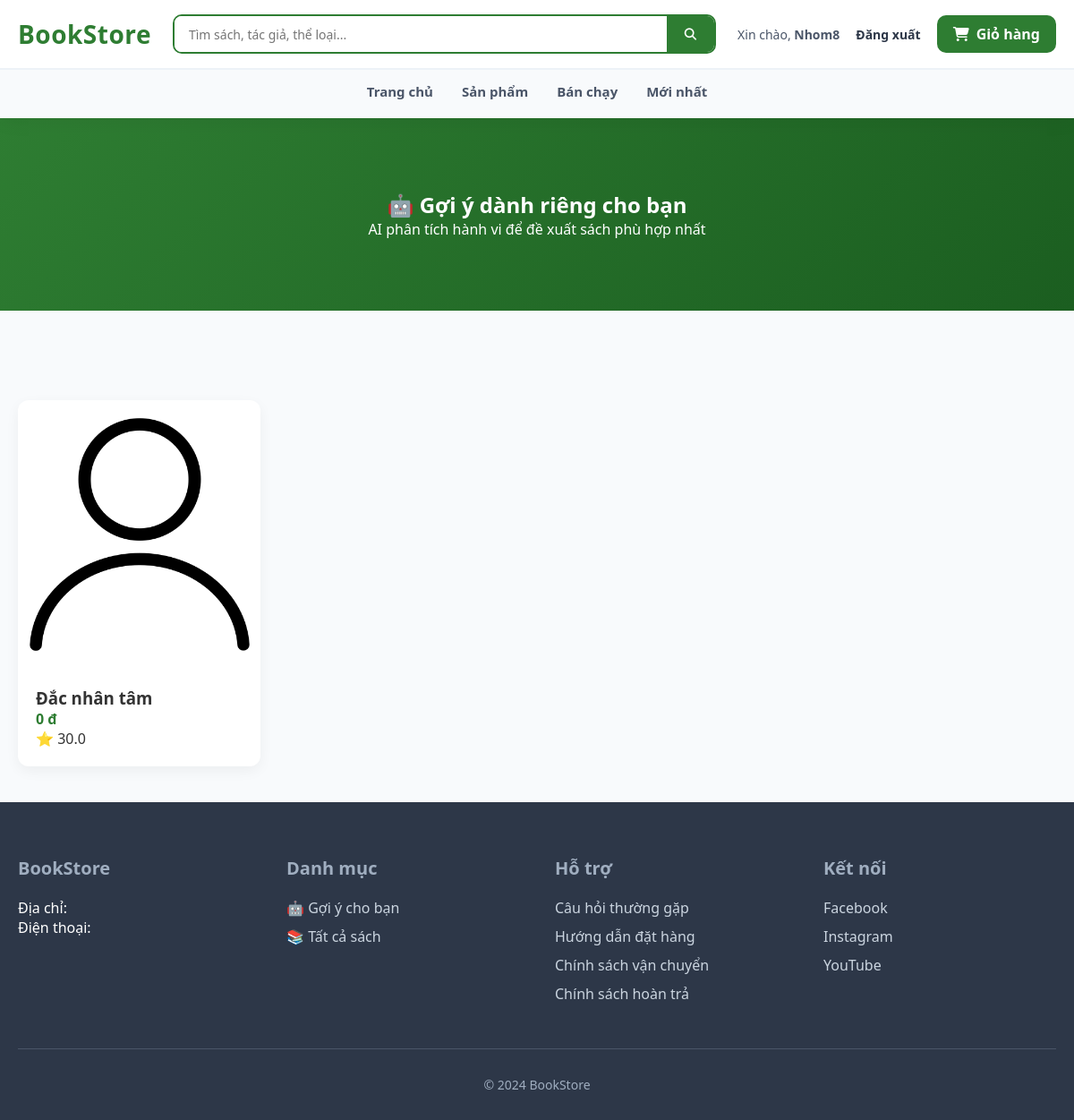
Screenshot of /book/recommend/ (signed in) with the database file from the repository.
### apps/user/models.py (models this page shows, shortened)
class User(AbstractUser):
    phone = models.CharField(max_length=15, blank=True, null=True)
    address = models.TextField(blank=True, null=True)
    ROLE_CHOICES = [
        ('user', 'User'),
        ('admin', 'Admin'),
    ]
    role = models.CharField(max_length=20, choices=ROLE_CHOICES, default='user')

### apps/book/models.py (models this page shows, shortened)
class Book(models.Model):
    title = models.CharField(max_length=255)
    slug = models.SlugField(max_length=255, unique=True)
    description = models.TextField(blank=True)
    price = models.DecimalField(max_digits=10, decimal_places=2)
    sale_price = models.DecimalField(max_digits=10, decimal_places=2, blank=True, null=True)
    stock = models.IntegerField(default=0)
    category = models.ForeignKey(Category, on_delete=models.SET_NULL, null=True, blank=True, related_name="books")
    author = models.ForeignKey(Author, on_delete=models.SET_NULL, null=True, blank=True, related_name="books")
    created_at = models.DateTimeField(auto_now_add=True)
    updated_at = models.DateTimeField(auto_now=True)
    average_rating = models.FloatField(default=0)  # Cache để hiển thị nhanh (cập nhật khi có review)
    def get_display_price(self):
        return self.sale_price if self.sale_price is not None else self.price

class BookImage(models.Model):
    book = models.ForeignKey(Book, on_delete=models.CASCADE, related_name="images")
    image = models.ImageField(upload_to="book_images/")

### apps/book/views.py (the view)
# urls.py: path("recommend/", recommend_for_user_view, name="recommend_user"),
def recommend_for_user_view(request):
    if not request.user.is_authenticated:
        return render(request, "book/recommend_user.html", {"suggestions": [], "message": "Bạn cần đăng nhập để xem gợi ý."})
    suggestions = BookRecommender.recommend(request.user, limit=6)
    return render(request, "book/recommend_user.html", {"suggestions": suggestions})

### apps/book/ai/recommender.py (called while the page is built, shortened)
    @staticmethod
    def recommend(user, limit=6):
        if user is None or not user.is_authenticated:
            return list(Book.objects.annotate(avg_rating=Avg("reviews__rating")).order_by("-avg_rating")[:limit])
        cache_qs = RecommendationCache.objects.filter(user=user).order_by("-score")
        if cache_qs.exists():
            ids = list(cache_qs.values_list("book_id", flat=True)[:limit])
            books = list(Book.objects.filter(id__in=ids))
            id_pos = {id_: i for i, id_ in enumerate(ids)}
            books.sort(key=lambda b: id_pos.get(b.id, 999))
            return books

### templates/book/recommend_user.html (shortened to what this page needs)
{% load static %}
<!DOCTYPE html>
<html lang="vi">
<head>
    <link rel="stylesheet" href="{% static 'book/recommend_user.css' %}">
    <link rel="stylesheet" href="{% static 'home/home.css' %}">
    <link rel="stylesheet"
    href="https://cdnjs.cloudflare.com/ajax/libs/font-awesome/6.5.1/css/all.min.css">
</head>
<body>
<header class="header">
    <div class="header-top">
        <div class="header-container">
            <a href="{% url 'home:home' %}" class="logo">
                <div class="logo-text">BookStore</div>
            </a>
            <form action="{% url 'book:book_list' %}" method="get" class="search-bar">
                <input
                    type="text"
                    name="search"
                    placeholder="Tìm sách, tác giả, thể loại..."
                    value="{{ request.GET.search|default:'' }}"
                >
                <button type="submit">
                    <i class="fa-solid fa-magnifying-glass"></i>
                </button>
            </form>
            <div class="header-actions">
                {% if user.is_authenticated %}
                    <span class="hello-user">
                        Xin chào, <b>{{ user.username }}</b>
                    </span>
                    <form action="{% url 'user:logout' %}" method="post" style="display:inline;">
                        <button type="submit" class="login-btn logout-btn">
                            Đăng xuất
                        </button>
                    </form>
                {% else %}
                    <a href="{% url 'user:login' %}" class="login-btn">
                        Đăng nhập
                    </a>
                {% endif %}
                <a href="{% url 'cart:cart_detail' %}" class="cart-btn">
                    <i class="fa-solid fa-cart-shopping"></i>
                    Giỏ hàng
                </a>
            </div>
        </div>
    </div>
    <div class="header-bottom">
        <nav class="nav-links">
            <a href="{% url 'home:home' %}">Trang chủ</a>
            <a href="{% url 'book:book_list' %}">Sản phẩm</a>
            <a href="{% url 'book:book_list' %}?sort=bestseller">Bán chạy</a>
            <a href="{% url 'book:book_list' %}?sort=new">Mới nhất</a>
        </nav>
    </div>
</header>
<section class="hero">
    <div class="hero-container">
        <h1>🤖 Gợi ý dành riêng cho bạn</h1>
        <p>AI phân tích hành vi để đề xuất sách phù hợp nhất</p>
    </div>
</section>
<section class="content">
    <div class="container">
        {% if suggestions %}
            <div class="book-grid">
                {% for book in suggestions %}
                    <div class="book-card">
                        <a href="{% url 'book:book_detail' book.pk %}">
                            <div class="book-image">
                                {% if book.images.first %}
                                    <img src="{{ book.images.first.image.url }}">
                                {% else %}
                                    <img src="{% static 'images/no-book.png' %}">
                                {% endif %}
                            </div>
                        </a>
                        <div class="book-info">
                            <h3>{{ book.title }}</h3>
                            <p class="price">{{ book.get_display_price|floatformat:0 }} đ</p>
                            <p class="rating">⭐ {{ book.average_rating|default:"Chưa có" }}</p>
                        </div>
                    </div>
                {% endfor %}
            </div>
        {% else %}
            <p class="empty">Chưa có gợi ý phù hợp.</p>
        {% endif %}
    </div>
</section>
<footer class="footer">
    <div class="footer-container">
        <div class="footer-grid">
            <div class="footer-section">
                <h3>BookStore</h3>
                <p class="footer-text">
                    Địa chỉ: <br>
                    Điện thoại:
                </p>
            </div>
            <div class="footer-section">
                <h3>Danh mục</h3>
                <ul>
                    <li>
                        <a href="{% url 'book:recommend_user' %}">
                            🤖 Gợi ý cho bạn
                        </a>
                    </li>
                    <li>
                        <a href="{% url 'book:book_list' %}">
                            📚 Tất cả sách
                        </a>
                    </li>
                </ul>
            </div>
            <div class="footer-section">
                <h3>Hỗ trợ</h3>
                <ul>
                    <li><a href="#">Câu hỏi thường gặp</a></li>
                    <li><a href="#">Hướng dẫn đặt hàng</a></li>
                    <li><a href="#">Chính sách vận chuyển</a></li>
                    <li><a href="#">Chính sách hoàn trả</a></li>
                </ul>
            </div>
            <div class="footer-section">
                <h3>Kết nối</h3>
                <ul>
                    <li><a href="#">Facebook</a></li>
                    <li><a href="#">Instagram</a></li>
                    <li><a href="#">YouTube</a></li>
                </ul>
            </div>
        </div>
        <p class="copyright">© 2024 BookStore</p>
    </div>
</footer>
</body>
</html>

### static/book/recommend_user.css (style rules this page uses)
* { margin: 0; padding: 0; box-sizing: border-box; font-family: "Segoe UI", Tahoma, Geneva, Verdana, sans-serif; }
body { background: #f8fafc; font-family: "Segoe UI", Tahoma, sans-serif; }
.hero { background: linear-gradient(135deg, #2e7d32, #1b5e20); padding: 70px 20px; color: white; text-align: center; }
.container { max-width: 1200px; margin: auto; padding: 40px 20px; }
.book-grid { display: grid; grid-template-columns: repeat(auto-fill, minmax(240px, 1fr)); gap: 25px; }
.book-card { background: white; border-radius: 14px; box-shadow: 0 6px 16px rgba(0,0,0,0.06); transition: 0.3s; }
.book-image { height: 300px; overflow: hidden; }
.book-image img { width: 100%; height: 100%; object-fit: cover; }
.book-info { padding: 18px; }
.price { color: #2e7d32; font-weight: bold; }

### static/home/home.css (style rules this page uses)
* { margin: 0; padding: 0; box-sizing: border-box; font-family: "Segoe UI", Tahoma, Geneva, Verdana, sans-serif; }
body { background: #f8fafc; color: #333; }
.header { background: #ffffff; position: sticky; top: 0; z-index: 1000; box-shadow: 0 4px 20px rgba(0, 0, 0, 0.06); }
.header-top { border-bottom: 1px solid #edf2f7; }
.header-container { max-width: 1200px; margin: 0 auto; padding: 16px 20px; display: grid; grid-template-columns: auto 1fr auto; align-items: center; gap: 24px; }
.logo { text-decoration: none; }
.logo-text { font-size: 28px; font-weight: 800; color: #2e7d32; letter-spacing: 0.5px; }
.search-bar { height: 44px; display: flex; border: 2px solid #2e7d32; border-radius: 10px; overflow: hidden; background: #fff; }
.search-bar input { flex: 1; border: none; outline: none; padding: 0 16px; font-size: 14px; }
.search-bar button { background: #2e7d32; border: none; color: #fff; padding: 0 20px; cursor: pointer; transition: background 0.3s; }
.header-actions { display: flex; align-items: center; gap: 18px; }
.hello-user { font-size: 14px; color: #4a5568; }
.login-btn { text-decoration: none; font-weight: 600; color: #2d3748; }
.logout-btn { background: none; border: none; padding: 0; cursor: pointer; font-family: inherit; font-size: 14px; }
.cart-btn { background: #2e7d32; color: #fff; padding: 10px 18px; border-radius: 10px; text-decoration: none; font-weight: 600; display: flex; align-items: center; gap: 8px; transition: all 0.3s; }
.header-bottom { background: #f8fafc; border-top: 1px solid #edf2f7; }
.nav-links { max-width: 1200px; margin: 0 auto; padding: 14px 20px; display: flex; justify-content: center; gap: 32px; }
.nav-links a { text-decoration: none; font-size: 15px; font-weight: 600; color: #4a5568; position: relative; padding-bottom: 6px; transition: color 0.3s; }
.nav-links a::after { content: ""; position: absolute; left: 0; bottom: 0; height: 2px; width: 0; background: #2e7d32; transition: width 0.3s; }
.hero { background: linear-gradient(135deg, #2e7d32 0%, #1b5e20 100%); color: white; padding: 80px 20px; text-align: center; margin-bottom: 60px; }
.hero-container { max-width: 1200px; margin: 0 auto; }
.book-card { background: white; border-radius: 12px; overflow: hidden; box-shadow: 0 5px 15px rgba(0, 0, 0, 0.05); transition: all 0.3s; cursor: pointer; }
.book-image { height: 300px; overflow: hidden; }
.book-image img { width: 100%; height: 100%; object-fit: cover; transition: transform 0.5s; }
.book-info { padding: 20px; }
.footer { background: #2d3748; color: white; padding: 60px 0 30px; }
.footer-container { max-width: 1200px; margin: 0 auto; padding: 0 20px; }
.footer-grid { display: grid; grid-template-columns: repeat(auto-fit, minmax(250px, 1fr)); gap: 40px; margin-bottom: 40px; }
.footer-section h3 { font-size: 20px; margin-bottom: 20px; color: #a0aec0; }
.footer-section ul { list-style: none; }
.footer-section ul li { margin-bottom: 10px; }
.footer-section a { color: #cbd5e0; text-decoration: none; transition: color 0.3s; }
.copyright { text-align: center; padding-top: 30px; border-top: 1px solid #4a5568; color: #a0aec0; font-size: 14px; }

### rows the page displays
User: username "Nhom8"
Book: images.first.image (picture), title "Đắc nhân tâm", get_display_price "0", average_rating "30.0"
